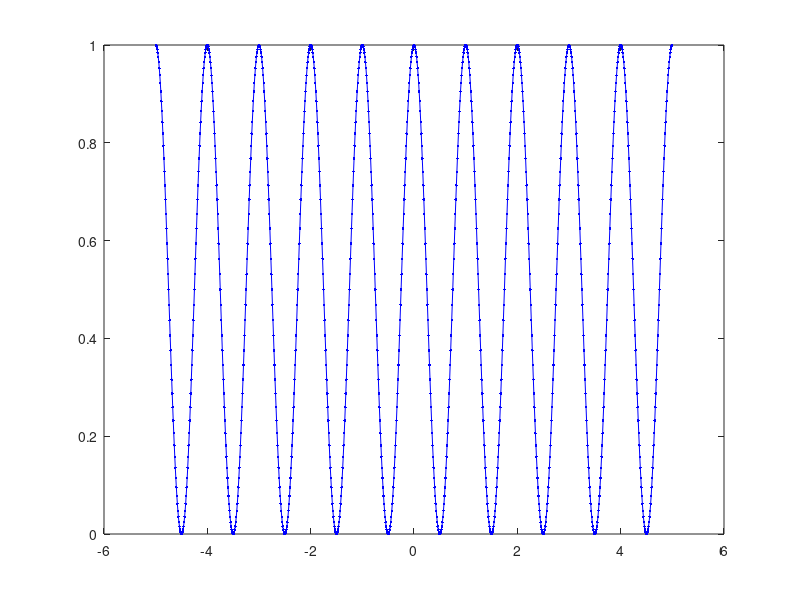
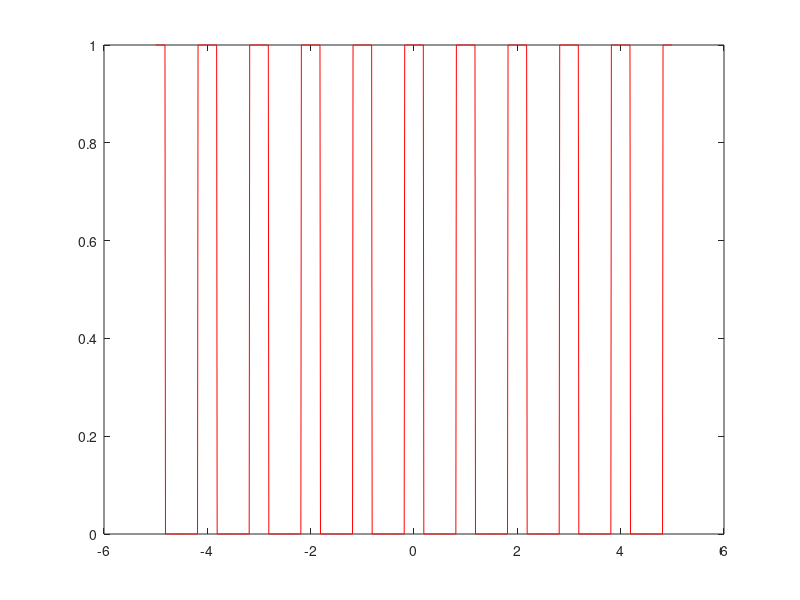

The MATLAB script that drew these images, in order: (Note: this script raises an error after producing the figures.)
% 주기 함수를 생성하는 실습
% x축 -> - oo ~ + oo

% sampling
delta = 0.01;  % 함수 구현할 때의 delta (h) 값// 작은값  
               % sampling frequency = 1/delta
range = 5;
f0 = 1; % 기본주기 = 1;

% x 영역 설정
x = -range:delta:range-delta; % delta 만큼을 빼줘야함.

fc = (cos(2*pi*x)+1)/2;

figure(1);
plot(x,fc,'.b-');

w = 0.7; % w=0.99(1에 가까워질수록) delta값과 많이 닮아짐. 

% 사각펄스의 주기함수 ( cos 적당히 이용하면 됌)
%fr = (sign(fc)+1)/2;  % sign -> 부호를 mapping 해주는 function // (+1)/2 -> 범위 0~1까지로 지정
fr = fc >= w; % 논리 비교식 / fr 값이 0.5보다 크면 1 작으면 0을 할당 // 구현파의 폭을 결정
figure(2);
plot(x,fr,'r');

% % 삼각파 주기함수
% delta = 0.01; % --> 1주기에 100개의 샘플이 있다.
% xu = -0.5:delta:0.5-delta; % x는 unit한 값 (1 주기) // 0.5가 반복되면 겹치니까 delta만큼 빼줘야 주기가 나옴
% fxu = 1-2*abs(xu);  % 1-2|x|
% figure(3);
% plot(xu,fxu,'b-');
% 
% % 반복하는 roof (range 갯수만큼 : -5~+5 =10번)
% ftri =[]; % blank로 초기값 (default) 설정
% for n=1:10
%     ftri = [ftri, fxu];     % 누적해서 fxu를 붙임
% end
[ftri, x] = sigHatTrain(5, 0.01); % script function form 으로 함수를 만든것임.
figure(4);
stem(x,ftri,'.'); % x가 한 샘플이 많은 것임. --> 한 샘플 줄여야함.



